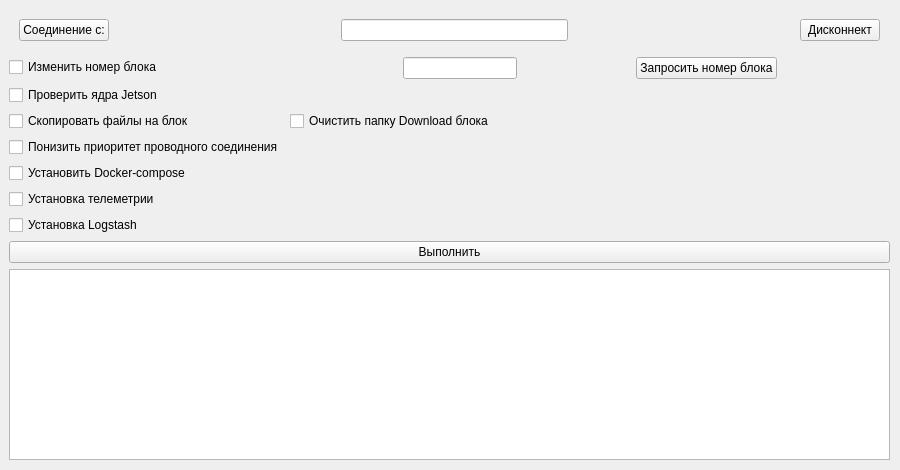
<?xml version="1.0" encoding="UTF-8"?>
<ui version="4.0">
    <class>MainWindow</class>
    <widget class="QMainWindow" name="MainWindow">
        <property name="geometry">
            <rect>
                <x>0</x>
                <y>0</y>
                <width>900</width>
                <height>470</height>
            </rect>
        </property>
        <property name="sizePolicy">
            <sizepolicy hsizetype="Fixed" vsizetype="Fixed">
                <horstretch>5</horstretch>
                <verstretch>5</verstretch>
            </sizepolicy>
        </property>
        <property name="minimumSize">
            <size>
                <width>900</width>
                <height>450</height>
            </size>
        </property>
        <property name="windowTitle">
            <string>Agrodroid Settings Tools</string>
        </property>
        <widget class="QWidget" name="centralwidget">
            <property name="enabled">
                <bool>true</bool>
            </property>
            <property name="sizePolicy">
                <sizepolicy hsizetype="Maximum" vsizetype="Maximum">
                    <horstretch>10</horstretch>
                    <verstretch>10</verstretch>
                </sizepolicy>
            </property>
            <property name="minimumSize">
                <size>
                    <width>900</width>
                    <height>450</height>
                </size>
            </property>
            <property name="maximumSize">
                <size>
                    <width>16777215</width>
                    <height>16777215</height>
                </size>
            </property>
            <property name="sizeIncrement">
                <size>
                    <width>2</width>
                    <height>2</height>
                </size>
            </property>
            <property name="baseSize">
                <size>
                    <width>900</width>
                    <height>450</height>
                </size>
            </property>
            <property name="contextMenuPolicy">
                <enum>Qt::NoContextMenu</enum>
            </property>
            <property name="acceptDrops">
                <bool>true</bool>
            </property>
            <widget class="QWidget" name="formLayoutWidget">
                <property name="geometry">
                    <rect>
                        <x>9</x>
                        <y>9</y>
                        <width>881</width>
                        <height>451</height>
                    </rect>
                </property>
                <layout class="QFormLayout" name="formLayout">
                    <property name="sizeConstraint">
                        <enum>QLayout::SetMaximumSize</enum>
                    </property>
                    <property name="fieldGrowthPolicy">
                        <enum>QFormLayout::ExpandingFieldsGrow</enum>
                    </property>
                    <property name="rowWrapPolicy">
                        <enum>QFormLayout::DontWrapRows</enum>
                    </property>
                    <property name="labelAlignment">
                        <set>Qt::AlignLeading|Qt::AlignLeft|Qt::AlignVCenter</set>
                    </property>
                    <property name="formAlignment">
                        <set>Qt::AlignCenter</set>
                    </property>
                    <item row="0" column="0" colspan="2">
                        <layout class="QHBoxLayout" name="horizontalLayout_2" stretch="0,0,0,0,0">
                            <property name="sizeConstraint">
                                <enum>QLayout::SetDefaultConstraint</enum>
                            </property>
                            <property name="leftMargin">
                                <number>10</number>
                            </property>
                            <property name="topMargin">
                                <number>10</number>
                            </property>
                            <property name="rightMargin">
                                <number>10</number>
                            </property>
                            <property name="bottomMargin">
                                <number>10</number>
                            </property>
                            <item>
                                <widget class="QPushButton" name="pushButton_2">
                                    <property name="text">
                                        <string>Соединение с:</string>
                                    </property>
                                </widget>
                            </item>
                            <item>
                                <spacer name="horizontalSpacer">
                                    <property name="orientation">
                                        <enum>Qt::Horizontal</enum>
                                    </property>
                                    <property name="sizeHint" stdset="0">
                                        <size>
                                            <width>40</width>
                                            <height>20</height>
                                        </size>
                                    </property>
                                </spacer>
                            </item>
                            <item>
                                <widget class="QLineEdit" name="lineEdit_3">
                                    <property name="alignment">
                                        <set>Qt::AlignCenter</set>
                                    </property>
                                </widget>
                            </item>
                            <item>
                                <spacer name="horizontalSpacer_5">
                                    <property name="orientation">
                                        <enum>Qt::Horizontal</enum>
                                    </property>
                                    <property name="sizeHint" stdset="0">
                                        <size>
                                            <width>40</width>
                                            <height>20</height>
                                        </size>
                                    </property>
                                </spacer>
                            </item>
                            <item>
                                <widget class="QPushButton" name="pushButton">
                                    <property name="text">
                                        <string>Дисконнект</string>
                                    </property>
                                </widget>
                            </item>
                        </layout>
                    </item>
                    <item row="1" column="0">
                        <widget class="QCheckBox" name="checkBox_2">
                            <property name="text">
                                <string>Изменить номер блока</string>
                            </property>
                        </widget>
                    </item>
                    <item row="1" column="1">
                        <layout class="QHBoxLayout" name="horizontalLayout">
                            <item>
                                <spacer name="horizontalSpacer_4">
                                    <property name="orientation">
                                        <enum>Qt::Horizontal</enum>
                                    </property>
                                    <property name="sizeHint" stdset="0">
                                        <size>
                                            <width>40</width>
                                            <height>20</height>
                                        </size>
                                    </property>
                                </spacer>
                            </item>
                            <item>
                                <widget class="QLineEdit" name="lineEdit">
                                    <property name="alignment">
                                        <set>Qt::AlignCenter</set>
                                    </property>
                                </widget>
                            </item>
                            <item>
                                <spacer name="horizontalSpacer_3">
                                    <property name="orientation">
                                        <enum>Qt::Horizontal</enum>
                                    </property>
                                    <property name="sizeHint" stdset="0">
                                        <size>
                                            <width>40</width>
                                            <height>20</height>
                                        </size>
                                    </property>
                                </spacer>
                            </item>
                            <item>
                                <widget class="QPushButton" name="pushButton_3">
                                    <property name="text">
                                        <string>Запросить номер блока</string>
                                    </property>
                                </widget>
                            </item>
                            <item>
                                <spacer name="horizontalSpacer_2">
                                    <property name="orientation">
                                        <enum>Qt::Horizontal</enum>
                                    </property>
                                    <property name="sizeHint" stdset="0">
                                        <size>
                                            <width>40</width>
                                            <height>20</height>
                                        </size>
                                    </property>
                                </spacer>
                            </item>
                        </layout>
                    </item>
                    <item row="2" column="0">
                        <widget class="QCheckBox" name="checkBox_4">
                            <property name="text">
                                <string>Проверить ядра Jetson</string>
                            </property>
                        </widget>
                    </item>
                    <item row="3" column="0">
                        <widget class="QCheckBox" name="checkBox_3">
                            <property name="text">
                                <string>Скопировать файлы на блок</string>
                            </property>
                        </widget>
                    </item>
                    <item row="4" column="0">
                        <widget class="QCheckBox" name="checkBox">
                            <property name="text">
                                <string>Понизить приоритет проводного соединения</string>
                            </property>
                        </widget>
                    </item>
                    <item row="5" column="0">
                        <widget class="QCheckBox" name="checkBox_5">
                            <property name="text">
                                <string>Установить Docker-compose</string>
                            </property>
                        </widget>
                    </item>
                    <item row="6" column="0">
                        <widget class="QCheckBox" name="checkBox_6">
                            <property name="text">
                                <string>Установка телеметрии</string>
                            </property>
                        </widget>
                    </item>
                    <item row="8" column="0" colspan="2">
                        <layout class="QVBoxLayout" name="verticalLayout">
                            <property name="spacing">
                                <number>10</number>
                            </property>
                            <property name="sizeConstraint">
                                <enum>QLayout::SetDefaultConstraint</enum>
                            </property>
                            <property name="leftMargin">
                                <number>0</number>
                            </property>
                            <property name="topMargin">
                                <number>0</number>
                            </property>
                            <item>
                                <widget class="QPushButton" name="pushButton_5">
                                    <property name="text">
                                        <string>Выполнить</string>
                                    </property>
                                </widget>
                            </item>
                        </layout>
                    </item>
                    <item row="3" column="1">
                        <widget class="QCheckBox" name="checkBox_7">
                            <property name="text">
                                <string>Очистить папку Download блока</string>
                            </property>
                        </widget>
                    </item>
                    <item row="10" column="0" colspan="2">
                        <widget class="QTextEdit" name="textEdit"/>
                    </item>
                    <item row="7" column="0">
                        <widget class="QCheckBox" name="checkBox_8">
                            <property name="text">
                                <string>Установка Logstash</string>
                            </property>
                        </widget>
                    </item>
                </layout>
            </widget>
        </widget>
    </widget>
    <resources/>
    <connections/>
</ui>
